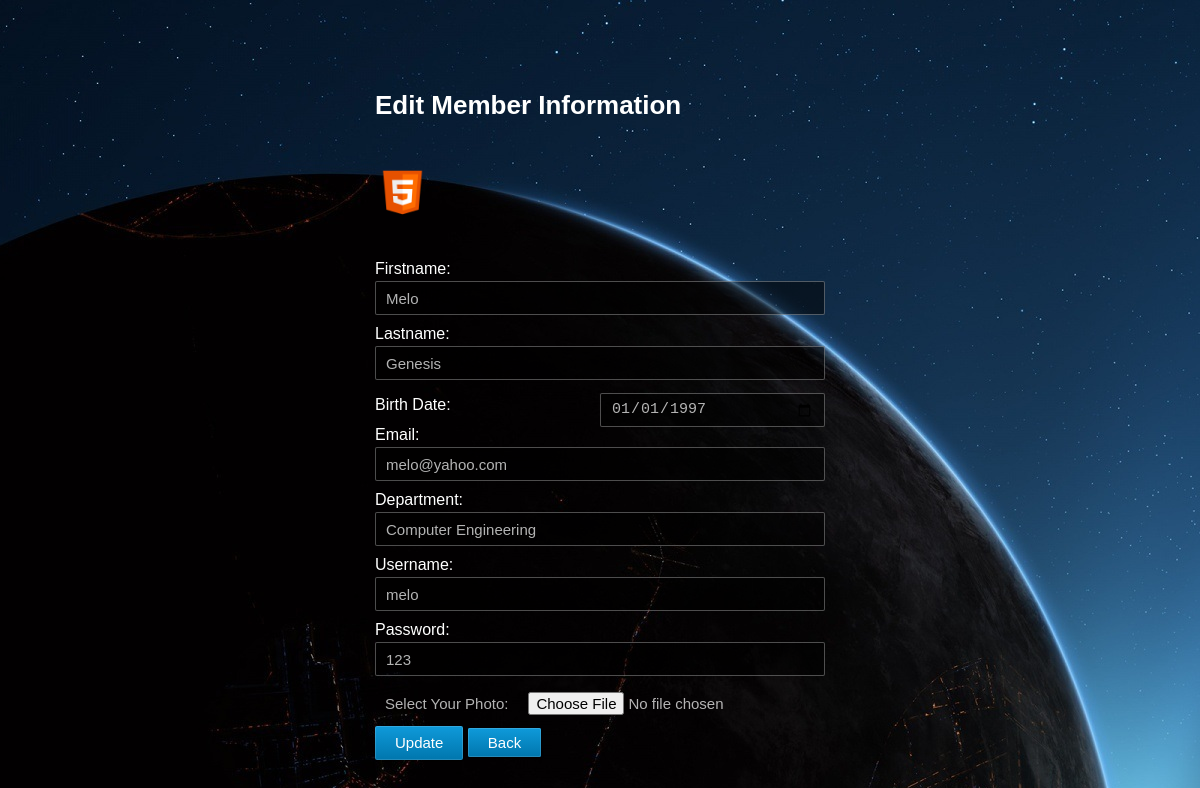
/edit.php?id=1 (signed in), run on the app's committed database.
### tables this page shows
CREATE TABLE `member` (
  `id` int(11) NOT NULL AUTO_INCREMENT,
  `fname` varchar(255) DEFAULT NULL,
  `lname` varchar(255) DEFAULT NULL,
  `email` varchar(255) DEFAULT NULL,
  `department` varchar(255) DEFAULT NULL,
  `username` varchar(255) DEFAULT NULL,
  `password` varchar(255) DEFAULT NULL,
  `birthdate` date DEFAULT NULL,
  PRIMARY KEY (`id`)
);

### edit.php (the view, shortened to what this page needs)
<?php
    require 'db_connect.php';
    $id=$_GET['id'];
    $query=mysqli_query($db, "SELECT * FROM member WHERE id = '$id' ");
    $row=mysqli_fetch_array($query);
?>
<html>
<link rel="stylesheet" href="form.css" type="text/css">
    <div class="body-content">
        <div class="module">
            <h2>Edit Member Information</h2><br><br>
            <?php
                $imgName = $id;
                $files = glob("img/$imgName.*");
                if(!glob("img/$imgName.*")) {
                    $files = glob("img/default.ico");
                    echo "<img style='width:55px; height:55px;' src='".$files[0]."'></div>";
                } else {
                    echo "<img style='width:55px; height:55px;' src='".$files[0]."'></div>";
                }
            ?>
            <form class="form module" method="POST" action="update.php?id=<?php echo $id; ?>" enctype="multipart/form-data" autocomplete="off">
                <label>Firstname:</label>
                <input type="text" placeholder="First Name" value="<?php echo $row['fname']; ?>" name="fname" required />
                <label>Lastname:</label>
                <input type="text" placeholder="Last Name" value="<?php echo $row['lname']; ?>" name="lname" required /><br>
                <p id="date-text-reg" size="30">Birth Date:</p>
                <input size="30" type="date" id="date" name="bdate" value="<?php echo $row['birthdate']; ?>" required />
                <br><br>
                <label>Email:</label>
                <input type="email" placeholder="Email" name="email" value="<?php echo $row['email']; ?>" required />
                <label>Department:</label>
                <input type="text" placeholder="Department" name="dept" value="<?php echo $row['department']; ?>" required />
                <label>Username:</label>
                <input type="text" placeholder="User Name" name="username" value="<?php echo $row['username']; ?>" required />
                <label>Password:</label>
                <input type="text" placeholder="Password" name="password" value="<?php echo $row['password']; ?>" autocomplete="new-password" required />
                <label id="date-text">Select Your Photo: </label><input id="date-text" type="file" name="file">
                <input class="btn btn-primary" type="submit" name="submit" value="Update">
                <a class="btn btn-primary" href="welcome.php">Back</a>
            </form>
        </div>
</html>

### form.css (style rules this page uses)
h2 { font-size: 26px; margin-bottom: 8px; }
* { margin:0; padding:0; }
#date-text { float: left; height: 34px; padding: 0 10px; margin-top: 3px; font-size: 15px; line-height: 30px; color: rgba(255, 255, 255, 0.7); }
#date-text-reg { float: left; height: 34px; line-height: 30px; color: white; }
#date { float: right; display: block; background-color: transparent; width: 50%; display: inline-block; vertical-align: middle; height: 34px; padding: 0 10px; margin-top: 3px; margin-bottom: 10px; font-size: 15px; line-height: 20px; border: 1px solid rgba(255, 255, 255, 0.3); background-color: rgba(0, 0, 0, 0.5); color: rgba(255, 255, 255, 0.7); -moz-box-sizing: border-box; box-sizing: border-box; border-radius: 2px; }
img { margin-bottom: 10px; }
.module { position: relative; top: 10%; padding-bottom: 30px; width: 450px; margin-left: auto; margin-right: auto; }
.body-content { position:relative; top:20px; height:700px; width: 1043px; margin-left:auto; margin-right:auto; background: transparent; }
select, textarea, input[type="text"], input[type="password"], input[type="email"] { height:30px; width:100%;; display: inline-block; vertical-align: middle; height: 34px; padding: 0 10px; margin-top: 3px; margin-bottom: 10px; font-size: 15px; line-height: 20px; border: 1px solid rgba(255, 255, 255, 0.3); background-color: rgba(0, 0, 0, 0.5); color: rgba(255, 255, 255, 0.7); -moz-box-sizing: border-box; box-sizing: border-box; border-radius: 2px; }
select, textarea, input[type="text"], input[type="password"], input[type="email"] { -webkit-appearance: none; -moz-appearance: none; -ms-appearance: none; appearance: none; -webkit-transition: background-position 0.2s, background-color 0.2s, border-color 0.2s, box-shadow 0.2s; transition: background-position 0.2s, background-color 0.2s, border-color 0.2s, box-shadow 0.2s; }
.btn { text-decoration: none; text-overflow: ellipsis; white-space: nowrap; overflow: hidden; margin: 3px 0; padding: 6px 20px; font-size: 15px; line-height: 20px; height: 34px; background-color: rgba(0, 0, 0, 0.15); color: #00aeff; border: 1px solid rgba(255, 255, 255, 0.15); box-shadow: 0 0 rgba(0, 0, 0, 0); border-radius: 2px; -webkit-transition: background-color 0.2s, box-shadow 0.2s, background-color 0.2s, border-color 0.2s, color 0.2s; transition: background-color 0.2s, box-shadow 0.2s, background-color 0.2s, border-color 0.2s, color 0.2s; }
.btn-primary { background-color: #098cc8; color: #ffffff; border: 1px solid transparent; box-shadow: 0 0 rgba(0, 0, 0, 0); border-radius: 2px; -webkit-transition: background-color 0.2s, box-shadow 0.2s, background-color 0.2s, border-color 0.2s, color 0.2s; transition: background-color 0.2s, box-shadow 0.2s, background-color 0.2s, border-color 0.2s, color 0.2s; background-image: -webkit-linear-gradient(top, #0f9ada, #0076ad); background-image: linear-gradient(to bottom, #0f9ada, #0076ad); border: 0; box-shadow: 0 1px 1px rgba(0, 0, 0, 0.3), 0 0 0 1px rgba(255, 255, 255, 0.15) inset; }

### data on the page
member: fname "Melo", lname "Genesis", bdate "01/01/1997", email "melo@yahoo.com", dept "Computer Engineering", username "melo", password "123"
